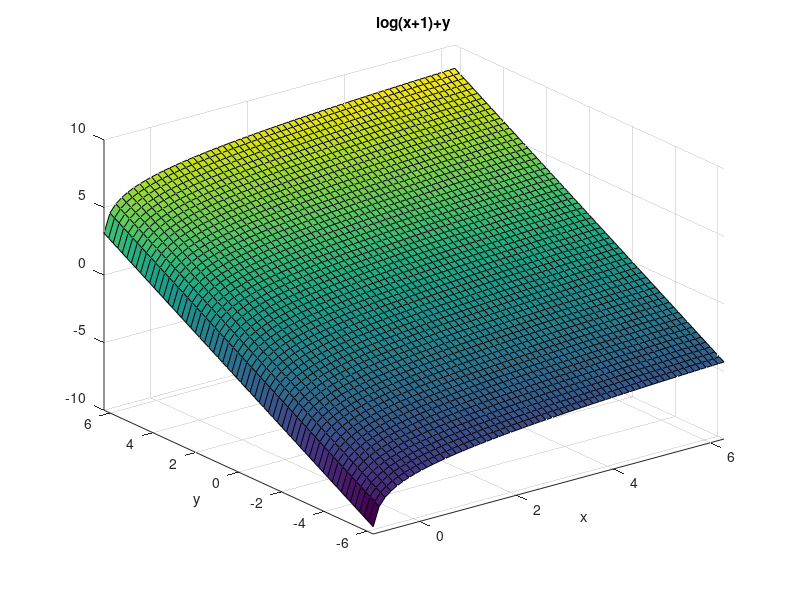
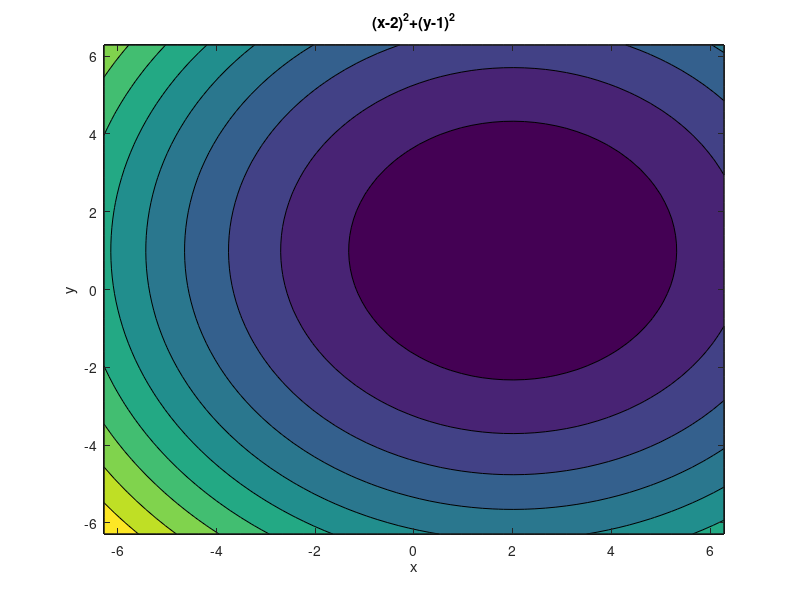

Reproduce these figures in MATLAB, in order.


fun = @(x)...
    -(log(x(1)+1)+x(2));

x0 = [0.5,0];
A = [2,1];
b = 3;
Aeq = [];
beq = [];
lb = [0,0];
ub = [inf,inf];
[x,fval] = fmincon(fun,x0,A,b,Aeq,beq,lb,ub)

figure
ezsurf('log(x+1)+y')
figure
ezcontourf('(x-2)^2+(y-1)^2')
